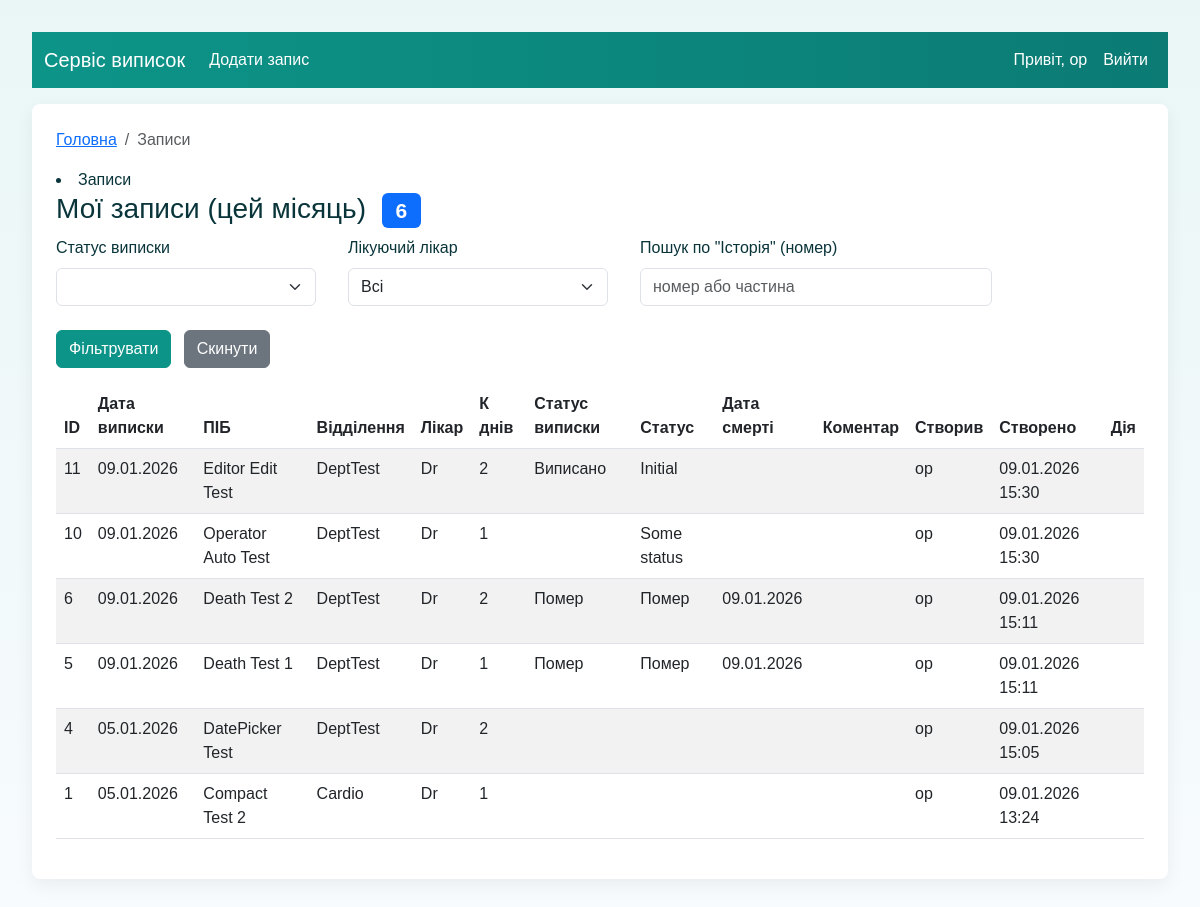
The page / (signed in) on the database its author committed.
### models.py (models this page shows, shortened)
class User(UserMixin, db.Model):
    __tablename__ = 'users'
    id = db.Column(db.Integer, primary_key=True)
    username = db.Column(db.String(80), unique=True, nullable=False)
    password_hash = db.Column(db.String(128), nullable=False)
    role = db.Column(db.String(20), nullable=False, default='operator')  # operator/editor/admin
    records = db.relationship('Record', backref='creator', lazy=True)

class Record(db.Model):
    __tablename__ = 'records'
    id = db.Column(db.Integer, primary_key=True)
    date_of_discharge = db.Column(db.Date, nullable=True)  # "дата_виписки"
    full_name = db.Column(db.String(200), nullable=False)  # "ПІБ"
    discharge_department = db.Column(db.String(200), nullable=True)  # "відділення_виписки"
    treating_physician = db.Column(db.String(200), nullable=True)  # "лікуючий_лікар"
    history = db.Column(db.Text, nullable=True)  # "історія"
    k_days = db.Column(db.Integer, nullable=True)  # "к_днів"
    discharge_status = db.Column(db.String(200), nullable=True)  # "статус_виписки"
    status = db.Column(db.String(200), nullable=True)
    date_of_death = db.Column(db.Date, nullable=True)  # "дата_смерті"
    comment = db.Column(db.Text, nullable=True)  # "коментар"
    created_by = db.Column(db.Integer, db.ForeignKey('users.id'), nullable=True)
    created_at = db.Column(db.DateTime, default=datetime.utcnow)

### app.py (the view)
    @app.route('/')
    @login_required
    def index():
        from datetime import datetime
        now = datetime.utcnow()
        start = datetime(now.year, now.month, 1)
        if now.month == 12:
            end = datetime(now.year + 1, 1, 1)
        else:
            end = datetime(now.year, now.month + 1, 1)
        q = Record.query.options(joinedload(Record.creator)).filter(
            Record.created_at >= start,
            Record.created_at < end,
        )
        role = getattr(current_user, 'role', None)
        if role == 'operator':
            q = q.filter(Record.created_by == current_user.id)
        selected_status = request.args.get('discharge_status', '').strip()
        selected_physician = request.args.get('treating_physician', '').strip()
        history_q = request.args.get('history', '').strip()
        conditions = []
        if selected_status:
            conditions.append(Record.discharge_status == selected_status)
        if selected_physician:
            conditions.append(Record.treating_physician == selected_physician)
        if history_q:
            conditions.append(Record.history.contains(history_q))
        if conditions:
            q = q.filter(*conditions)
        statuses = [s[0] for s in db.session.query(Record.discharge_status).distinct().filter(Record.discharge_status != None).order_by(Record.discharge_status).all()]
        physicians = [p[0] for p in db.session.query(Record.treating_physician).distinct().filter(Record.treating_physician != None).order_by(Record.treating_physician).all()]
        count = q.count()
        records = q.order_by(Record.date_of_discharge.desc(), Record.created_at.desc()).all()
        return render_template('dashboard.html', records=records, statuses=statuses, physicians=physicians, selected_status=selected_status, selected_physician=selected_physician, history_q=history_q, count=count)

### templates/dashboard.html (shortened to what this page needs)
{% extends "base.html" %}
{% block content %}
  {% block breadcrumbs %}
    <li class="breadcrumb-item active" aria-current="page">Записи</li>
  {% endblock %}
  <h1 class="h3">Мої записи (цей місяць) <span class="badge bg-primary ms-2">{{ count }}</span></h1>
  <form class="filter-form row gx-3 gy-2 align-items-end" method="get">
    <div class="col-sm-6 col-md-3">
      <label class="form-label">Статус виписки</label>
      <select class="form-select" name="discharge_status">
        {% for s in statuses %}
          <option value="{{ s }}" {% if s == selected_status %}selected{% endif %}>{{ s }}</option>
        {% endfor %}
      </select>
    </div>
    <div class="col-sm-6 col-md-3">
      <label class="form-label">Лікуючий лікар</label>
      <select class="form-select" name="treating_physician">
        <option value="">Всі</option>
      </select>
    </div>
    <div class="col-sm-6 col-md-4">
      <label class="form-label">Пошук по "Історія" (номер)</label>
      <input class="form-control" name="history" placeholder="номер або частина" value="{{ history_q }}">
    </div>
    <div class="col-auto">
      <button class="btn btn-primary" type="submit">Фільтрувати</button>
      <a class="btn btn-secondary ms-2" href="{{ url_for('index') }}">Скинути</a>
    </div>
  </form>
  {% if records %}
    <div class="table-responsive">
    <table class="table table-striped table-hover">
      <thead>
        <tr>
          <th>ID</th>
          <th>Дата виписки</th>
          <th>ПІБ</th>
          <th>Відділення</th>
          <th>Лікар</th>
          <th>К днів</th>
          <th>Статус виписки</th>
          <th>Статус</th>
          <th>Дата смерті</th>
          <th>Коментар</th>
          <th>Створив</th>
          <th>Створено</th>
          <th>Дія</th>
        </tr>
      </thead>
      <tbody>
        {% for r in records %}
          <tr>
            <td>{{ r.id }}</td>
            <td>{{ r.date_of_discharge.strftime('%d.%m.%Y') if r.date_of_discharge else '' }}</td>
            <td>{{ r.full_name }}</td>
            <td>{{ r.discharge_department or '' }}</td>
            <td>{{ r.treating_physician or '' }}</td>
            <td>{{ r.k_days or '' }}</td>
            <td>{{ r.discharge_status or '' }}</td>
            <td>{{ r.status or '' }}</td>
            <td>{{ r.date_of_death.strftime('%d.%m.%Y') if r.date_of_death else '' }}</td>
            <td>{{ r.comment or '' }}</td>
            <td>{{ r.creator.username if r.creator else r.created_by }}</td>
            <td>{{ r.created_at.strftime('%d.%m.%Y %H:%M') if r.created_at else '' }}</td>
            <td>
            </td>
          </tr>
        {% endfor %}
      </tbody>
    </table>
    </div>
  {% else %}
    <p>Записів за цей місяць немає.</p>
  {% endif %}
{% endblock %}

### templates/base.html (shortened to what this page needs)
<!doctype html>
<html lang="uk">
<head>
  <link href="https://cdn.jsdelivr.net/npm/bootstrap@5.3.0/dist/css/bootstrap.min.css" rel="stylesheet">
  <link rel="stylesheet" href="{{ url_for('static', filename='style.css') }}">
</head>
<body>
  <nav class="navbar navbar-expand-lg navbar-dark navbar-medical mb-3">
    <div class="container-fluid">
      <a class="navbar-brand" href="{{ url_for('index') }}">Сервіс виписок</a>
      <div class="collapse navbar-collapse">
        <ul class="navbar-nav me-auto mb-2 mb-lg-0">
          {% if current_user.is_authenticated %}
            {% if current_user.role == 'operator' %}
              <li class="nav-item"><a class="nav-link" href="{{ url_for('add_record') }}">Додати запис</a></li>
            {% endif %}
          {% endif %}
        </ul>
        <ul class="navbar-nav ms-auto">
          {% if current_user.is_authenticated %}
            <li class="nav-item nav-link">Привіт, {{ current_user.username }}</li>
            <li class="nav-item"><a class="nav-link" href="{{ url_for('logout') }}">Вийти</a></li>
          {% endif %}
        </ul>
      </div>
    </div>
  </nav>
  <div class="container">
    <nav aria-label="breadcrumb">
      <ol class="breadcrumb">
        <li class="breadcrumb-item"><a href="{{ url_for('index') }}">Головна</a></li>
        {% block breadcrumbs %}{% endblock %}
      </ol>
    </nav>
    {% block content %}{% endblock %}
  </div>
</body>
</html>

### static/style.css (style rules this page uses)
body { font-family: Arial, sans-serif; margin: 2rem; background: #f7f7f7; }
.container { background: #fff; padding: 1.5rem; border-radius: 6px; box-shadow: 0 2px 6px rgba(0,0,0,0.06); }
.filter-form { display:flex; gap:1rem; flex-wrap:wrap; align-items:flex-end; margin-bottom:1rem; }
body { background: linear-gradient(180deg, #eaf6f6 0%, #f7fbfd 100%); color: #08343a; }
.navbar-medical { background: linear-gradient(90deg,#0d9488,#0b7b74); }
.navbar-medical .navbar-brand, .navbar-medical .nav-link { color: #fff !important; }
.container { background: #ffffff; padding: 1.5rem; border-radius: 8px; box-shadow: 0 6px 18px rgba(10,20,20,0.06); }
.btn-primary { background-color: #0d9488; border-color: #0d9488; }
.table-striped > tbody > tr:nth-of-type(odd) { background-color: #fbffff; }

### rows shown on the page
User: username "op"
Record: id "11", date_of_discharge "09.01.2026", full_name "Editor Edit Test", discharge_department "DeptTest", treating_physician "Dr", k_days "2", discharge_status "Виписано", status "Initial", creator "op", created_at "09.01.2026 15:30"
Record: id "10", date_of_discharge "09.01.2026", full_name "Operator Auto Test", discharge_department "DeptTest", treating_physician "Dr", k_days "1", status "Some status", creator "op", created_at "09.01.2026 15:30"
Record: id "6", date_of_discharge "09.01.2026", full_name "Death Test 2", discharge_department "DeptTest", treating_physician "Dr", k_days "2", discharge_status "Помер", status "Помер", date_of_death "09.01.2026", creator "op", created_at "09.01.2026 15:11"
Record: id "5", date_of_discharge "09.01.2026", full_name "Death Test 1", discharge_department "DeptTest", treating_physician "Dr", k_days "1", discharge_status "Помер", status "Помер", date_of_death "09.01.2026", creator "op", created_at "09.01.2026 15:11"
Record: id "4", date_of_discharge "05.01.2026", full_name "DatePicker Test", discharge_department "DeptTest", treating_physician "Dr", k_days "2", creator "op", created_at "09.01.2026 15:05"
Record: id "1", date_of_discharge "05.01.2026", full_name "Compact Test 2", discharge_department "Cardio", treating_physician "Dr", k_days "1", creator "op", created_at "09.01.2026 13:24"

### other values the page prints
{{ count }} "6"
